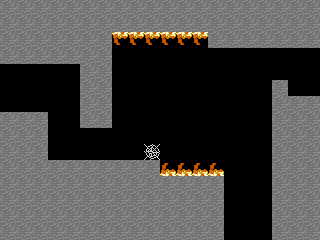

Below is a game level as drawn by its tile map, then a one-line description and the .tmx file that defines it, in full:
An orthogonal 20x15 tile map with 16x16 px tiles, 1 tile layer (Tile Layer 1).

<map version="1.0" tiledversion="1.0.3" orientation="orthogonal" renderorder="right-down" width="20" height="15" tilewidth="16" tileheight="16" nextobjectid="1">
 <tileset firstgid="1" source="mc_sprites.tsx" />
 <layer name="Tile Layer 1" width="20" height="15">
  <data encoding="csv">
2,2,2,2,2,2,2,2,2,2,2,2,2,2,2,2,2,2,2,2,
2,2,2,2,2,2,2,2,2,2,2,2,2,2,2,2,2,2,2,2,
2,2,2,2,2,2,2,465,465,465,465,465,465,2,2,2,2,2,2,2,
2,2,2,2,2,2,2,0,0,0,0,0,0,0,0,0,0,0,0,0,
0,0,0,0,0,2,2,0,0,0,0,0,0,0,0,0,0,0,0,0,
0,0,0,0,0,2,2,0,0,0,0,0,0,0,0,0,0,2,0,0,
0,0,0,0,0,2,2,0,0,0,0,0,0,0,0,0,0,2,2,2,
2,2,2,0,0,2,2,0,0,0,0,0,0,0,0,0,0,2,2,2,
2,2,2,0,0,0,0,0,0,0,0,0,0,0,0,0,0,2,2,2,
2,2,2,0,0,0,0,0,0,12,0,0,0,0,0,0,0,2,2,2,
2,2,2,2,2,2,2,2,2,2,140,140,140,140,0,0,0,2,2,2,
2,2,2,2,2,2,2,2,2,2,2,2,2,2,0,0,0,2,2,2,
2,2,2,2,2,2,2,2,2,2,2,2,2,2,0,0,0,2,2,2,
2,2,2,2,2,2,2,2,2,2,2,2,2,2,0,0,0,2,2,2,
2,2,2,2,2,2,2,2,2,2,2,2,2,2,0,0,0,2,2,2
</data>
 </layer>
</map>
